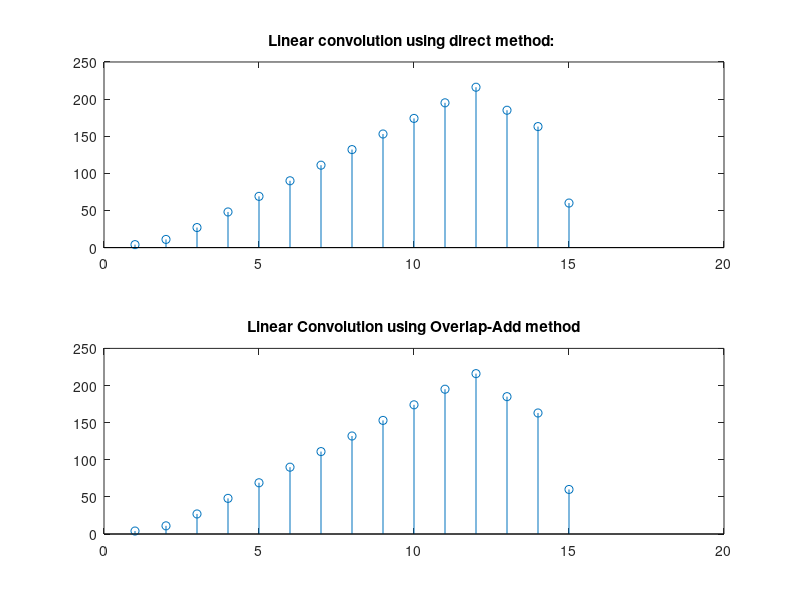

Recreate this plot in MATLAB.
% x = input('Enter x: ');
% h = input('Enter h: ');
% N = input('Enter N: ');
x = [1 2 3 4 5 6 7 8 9 10 11 12];
h = [4 3 9 5];
N = 4; 
Y = conv(x,h);
disp(Y);
subplot(2,1,1);
stem(Y);
title('Linear convolution using direct method: ');

M = length(h);
L = length(x);
H = [h zeros(1,N-M)];
num_segments = ceil(L/N);
Y_ = zeros(1, L+M-1);

for i = 1:num_segments
    start_index = (i-1)*N + 1;
    end_index = min(i*N, L);
    segment = x(start_index:end_index);
    y = conv(segment, H);
    Y_(start_index:start_index+length(y)-1) = Y_(start_index:start_index+length(y)-1)+y;
end

subplot(2,1,2);
stem(Y_);
disp(Y_);
title('Linear Convolution using Overlap-Add method')
